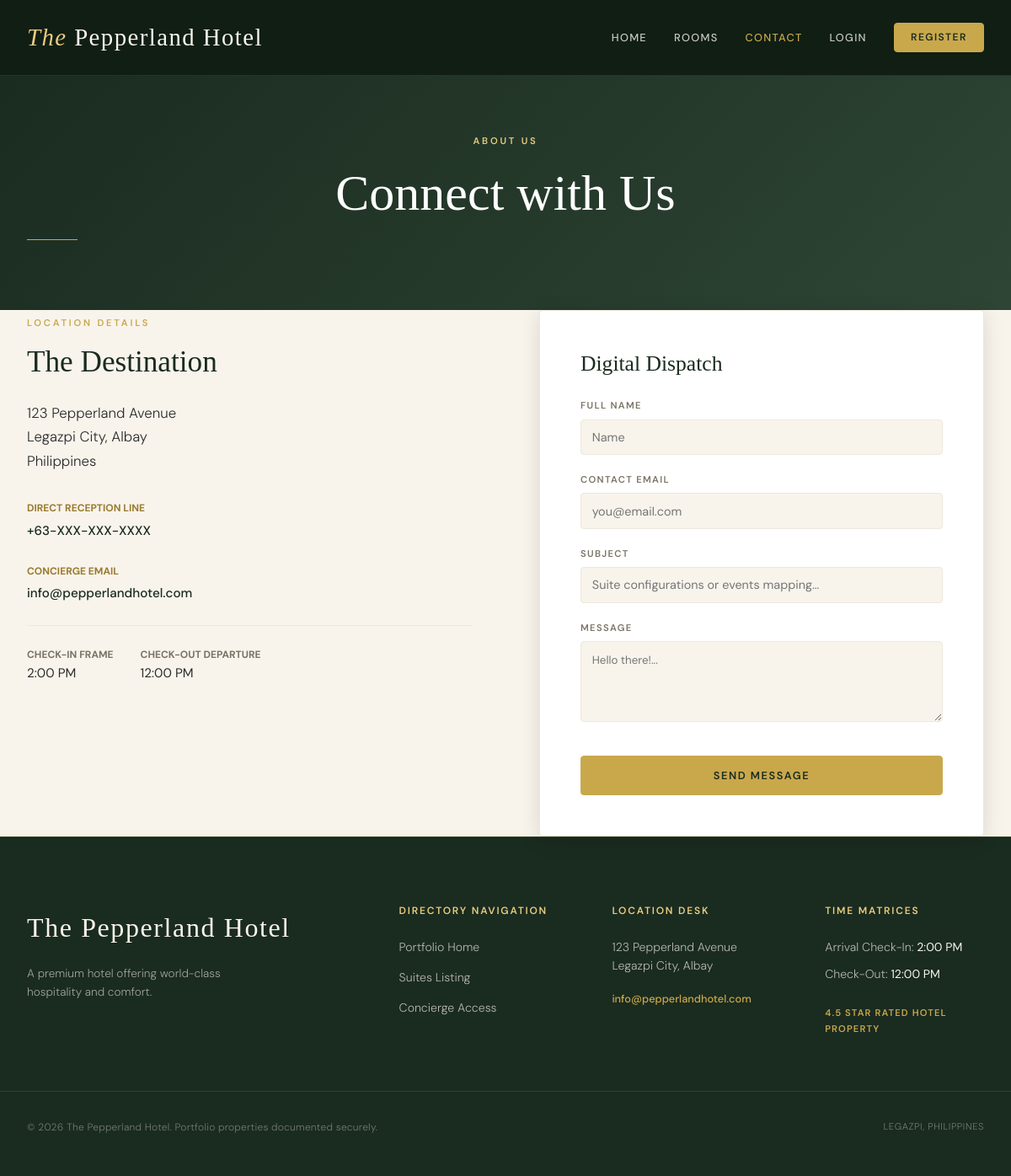
The page /contact.php on the database its author committed.
### tables this page shows
CREATE TABLE hotel_profile
(
    profile_id       INT           NOT NULL AUTO_INCREMENT,
    hotel_name       VARCHAR(150)  NOT NULL DEFAULT 'The Pepperland Hotel',
    description      TEXT,
    star_rating      DECIMAL(2,1),
    contact_email    VARCHAR(150),
    contact_phone    VARCHAR(20),
    website_url      VARCHAR(255),
    street_address   VARCHAR(255)  NOT NULL,
    city             VARCHAR(100)  NOT NULL,
    province         VARCHAR(100)  NOT NULL,
    country          VARCHAR(100)  NOT NULL,
    postal_code      VARCHAR(20),
    check_in_time    TIME,
    check_out_time   TIME,

    PRIMARY KEY (profile_id)
);

### api/config.php (called while the page is built, shortened)
<?php
function h(string $str): string
{
    return htmlspecialchars($str, ENT_QUOTES, 'UTF-8');
}

### contact.php (the view, shortened to what this page needs)
<?php
    require_once __DIR__ . '/includes/header.php';
    $stmt = $pdo->query("SELECT * FROM hotel_profile LIMIT 1");
    $hotel = $stmt->fetch() ?: [];
    ?>
    <div style="background: linear-gradient(135deg, var(--forest) 0%, var(--forest-mid) 100%); padding: 5rem 0 4rem; text-align: center;">
        <div class="container">
            <span class="section-label" style="color: var(--gold-light);">About us</span>
            <h1 style="color: var(--white); font-weight: 300;">Connect with Us</h1>
            <div class="gold-line center"></div>
        </div>
    </div>
    <div class="container section" style="display: grid; grid-template-columns: 1fr 1fr; gap: 5rem; align-items: start;">
        <div>
            <span class="section-label">Location Details</span>
            <h3 style="font-family: var(--font-display); font-size: 2.2rem; margin-bottom: 1.5rem; font-weight: 300;">The Destination</h3>
            <?php if ($hotel): ?>
                <p style="font-size: 1.05rem; margin-bottom: 2rem; font-weight: 300;">
                    <?= h($hotel['street_address']) ?><br>
                    <?= h($hotel['city']) ?>, <?= h($hotel['province']) ?><br>
                    <?= h($hotel['country']) ?>
                </p>
                <div style="margin-bottom: 1.5rem; font-size: 0.95rem;">
                    <strong style="display:block; text-transform:uppercase; font-size:0.75rem; color:var(--gold-dark); margin-bottom:0.25rem;">Direct Reception Line</strong>
                    <a href="tel:<?= h($hotel['contact_phone']) ?>" style="color: var(--forest); font-weight: 500;"><?= h($hotel['contact_phone']) ?></a>
                </div>
                <div style="margin-bottom: 1.5rem; font-size: 0.95rem;">
                    <strong style="display:block; text-transform:uppercase; font-size:0.75rem; color:var(--gold-dark); margin-bottom:0.25rem;">Concierge Email</strong>
                    <a href="mailto:<?= h($hotel['contact_email']) ?>" style="color: var(--forest); font-weight: 500;"><?= h($hotel['contact_email']) ?></a>
                </div>
                <div style="margin-bottom: 1.5rem; font-size: 0.95rem; border-top: 1px solid var(--cream-dark); padding-top: 1.5rem; display: flex; gap: 2rem;">
                    <div>
                        <strong style="display:block; text-transform:uppercase; font-size:0.75rem; color:var(--muted);">Check-In Frame</strong>
                        <span><?= h(date('g:i A', strtotime($hotel['check_in_time']))) ?></span>
                    </div>
                    <div>
                        <strong style="display:block; text-transform:uppercase; font-size:0.75rem; color:var(--muted);">Check-Out Departure</strong>
                        <span><?= h(date('g:i A', strtotime($hotel['check_out_time']))) ?></span>
                    </div>
                </div>
            <?php else: ?>
                <p class="text-muted" style="font-style: italic;">Run into a problem. Please try again later.</p>
            <?php endif; ?>
        </div>
        <div style="background: var(--white); padding: 3rem; border-radius: var(--radius); box-shadow: var(--shadow-md); border: 1px solid var(--cream-dark);">
            <h3 style="font-family: var(--font-display); font-size: 1.6rem; margin-bottom: 1.5rem;">Digital Dispatch</h3>
            <div id="contactForm">
                <div class="qb-field" style="margin-bottom: 1.25rem;">
                    <label for="name">Full Name</label>
                    <input type="text" id="name" placeholder="Name">
                </div>
                <div class="qb-field" style="margin-bottom: 1.25rem;">
                    <label for="email">Contact Email</label>
                    <input type="email" id="email" placeholder="you@email.com" required>
                </div>
                <div class="qb-field" style="margin-bottom: 1.25rem;">
                    <label for="subject">Subject</label>
                    <input type="text" id="subject" placeholder="Suite configurations or events mapping...">
                </div>
                <div class="qb-field" style="margin-bottom: 2rem;">
                    <label for="message">Message</label>
                    <textarea id="message" rows="4" style="width:100%; padding:0.8rem; border:1px solid var(--cream-dark); background:var(--cream); font-family:var(--font-body); border-radius:var(--radius); outline:none;" placeholder="Hello there!..."></textarea>
                </div>
                <button class="btn btn-gold" id="sendBtn" style="width: 100%; text-align: center; padding: 0.9rem;">Send Message</button>
            </div>
        </div>
    </div>
<?php require_once __DIR__ . '/includes/footer.php'; ?>

### includes/footer.php (shortened to what this page needs)
<?php
$hotelProfile = [];
if (!empty($pdo))
{
    $stmt = $pdo->query("SELECT * FROM hotel_profile LIMIT 1");
    $hotelProfile = $stmt->fetch() ?: [];
}
?>
<footer class="site-footer" style="background: var(--forest); color: var(--cream); border-top: 1px solid rgba(201,168,76,0.15); padding: 5rem 0 3rem; font-size: 0.88rem; font-weight: 300;">
    <div class="footer-inner container" style="display: grid; grid-template-columns: 2fr repeat(3, 1fr); gap: 4rem; margin-bottom: 4rem;">
        <div class="footer-col">
            <p class="footer-brand" style="font-family: var(--font-display); font-size: 2rem; color: var(--cream); margin-bottom: 1rem; font-weight: 400; letter-spacing: 0.05em;">
                The Pepperland Hotel
            </p>
            <p class="footer-tagline" style="color: rgba(248,244,236,0.6); max-width: 280px; font-size: 0.85rem; line-height: 1.6;">
                <?= h($hotelProfile['description'] ?? 'Curated hospitality tailored expertly against the scenic architecture of Albay province.') ?>
            </p>
        </div>
        <div class="footer-col">
            <h4 style="color: var(--gold-light); font-family: var(--font-body); font-size: 0.75rem; text-transform: uppercase; letter-spacing: 0.15em; margin-bottom: 1.5rem; font-weight: 600;">Directory Navigation</h4>
            <ul style="display: flex; flex-direction: column; gap: 0.75rem;">
                <li><a href="<?= BASE_URL ?>/index.php" style="color: rgba(248,244,236,0.7); transition: var(--transition);">Portfolio Home</a></li>
                <li><a href="<?= BASE_URL ?>/rooms.php" style="color: rgba(248,244,236,0.7); transition: var(--transition);">Suites Listing</a></li>
                <li><a href="<?= BASE_URL ?>/contact.php" style="color: rgba(248,244,236,0.7); transition: var(--transition);">Concierge Access</a></li>
            </ul>
        </div>
        <div class="footer-col">
            <h4 style="color: var(--gold-light); font-family: var(--font-body); font-size: 0.75rem; text-transform: uppercase; letter-spacing: 0.15em; margin-bottom: 1.5rem; font-weight: 600;">Location Desk</h4>
            <?php if ($hotelProfile): ?>
                <p style="color: rgba(248,244,236,0.7); line-height: 1.6; margin-bottom: 1rem;">
                    <?= h($hotelProfile['street_address']) ?><br>
                    <?= h($hotelProfile['city']) ?>, <?= h($hotelProfile['province']) ?>
                </p>
                <p style="margin: 0;"><a href="mailto:<?= h($hotelProfile['contact_email']) ?>" style="color: var(--gold); font-size: 0.8rem; font-weight: 500;"><?= h($hotelProfile['contact_email']) ?></a></p>
            <?php endif; ?>
        </div>
        <div class="footer-col">
            <h4 style="color: var(--gold-light); font-family: var(--font-body); font-size: 0.75rem; text-transform: uppercase; letter-spacing: 0.15em; margin-bottom: 1.5rem; font-weight: 600;">Time Matrices</h4>
            <?php if ($hotelProfile): ?>
                <p style="color: rgba(248,244,236,0.7); margin-bottom: 0.5rem;">Arrival Check-In: <span style="color: var(--cream); font-weight: 400;"><?= h(date('g:i A', strtotime($hotelProfile['check_in_time']))) ?></span></p>
                <p style="color: rgba(248,244,236,0.7); margin-bottom: 1.5rem;">Check-Out: <span style="color: var(--cream); font-weight: 400;"><?= h(date('g:i A', strtotime($hotelProfile['check_out_time']))) ?></span></p>
            <?php endif; ?>
            <p style="color: var(--gold); font-size: 0.7rem; text-transform: uppercase; letter-spacing: 0.1em; font-weight: 600;">
                <?php
                $stars = $hotelProfile['star_rating'] ?? 0;
                echo $stars ? h($stars) . ' Star Rated Hotel Property' : '';
                ?>
            </p>
        </div>
    </div>
    <div class="footer-bottom container" style="border-top: 1px solid rgba(248,244,236,0.1); padding-top: 2rem; display: flex; justify-content: space-between; font-size: 0.75rem; color: rgba(248,244,236,0.4); letter-spacing: 0.02em;">
        <p>&copy; <?= date('Y') ?> The Pepperland Hotel. Portfolio properties documented securely.</p>
        <p style="text-transform: uppercase; font-size: 0.7rem; letter-spacing: 0.05em;">Legazpi, Philippines</p>
    </div>
</footer>
</body>
</html>

### assets/css/main.css (style rules this page uses)
:root { --gold: #C9A84C; --gold-light: #E8CC80; --gold-dark: #9A7B2F; --forest: #1A2B1F; --forest-mid: #2E4535; --cream: #F8F4EC; --cream-dark: #EDE8DC; --charcoal: #2C2C2C; --muted: #7A7265; --white: #FFFFFF; --danger: #C0392B; --success: #27AE60; --warning: #D4A017; --font-display: 'Cormorant Garamond', Georgia, serif; --font-body: 'DM Sans', system-ui, sans-serif; --radius: 4px; --shadow-sm: 0 2px 8px rgba(0,0,0,0.08); --shadow-md: 0 4px 24px rgba(0,0,0,0.12); --shadow-lg: 0 8px 48px rgba(0,0,0,0.18); --transition: all 0.3s ease; }
*, *::before, *::after { box-sizing: border-box; margin: 0; padding: 0; }
html { scroll-behavior: smooth; font-size: 16px; }
body { font-family: var(--font-body); background: var(--cream); color: var(--charcoal); line-height: 1.7; overflow-x: hidden; padding-top: 4.5rem; }
a { color: inherit; text-decoration: none; }
ul { list-style: none; }
h1, h2, h3, h4, h5 { font-family: var(--font-display); font-weight: 400; line-height: 1.2; color: var(--forest); }
h1 { font-size: clamp(2.5rem, 5vw, 4rem); }
h3 { font-size: clamp(1.3rem, 2.5vw, 1.8rem); }
h4 { font-size: 1.2rem; }
.section-label { display: inline-block; font-family: var(--font-body); font-size: 0.7rem; font-weight: 600; letter-spacing: 0.25em; text-transform: uppercase; color: var(--gold); margin-bottom: 1rem; }
.gold-line { width: 60px; height: 1px; background: var(--gold); margin: 1.2rem 0; }
.center { text-align: center; }
.btn { display: inline-block; padding: 0.8rem 2rem; font-family: var(--font-body); font-size: 0.8rem; font-weight: 600; letter-spacing: 0.12em; text-transform: uppercase; border-radius: var(--radius); border: 1px solid transparent; cursor: pointer; transition: var(--transition); }
.btn-gold { background: var(--gold); color: var(--forest); border-color: var(--gold); }
.qb-field label { display: block; font-size: 0.7rem; font-weight: 600; letter-spacing: 0.12em; text-transform: uppercase; color: var(--muted); margin-bottom: 0.4rem; }
.qb-field input, .qb-field select { width: 100%; padding: 0.7rem 0.8rem; border: 1px solid var(--cream-dark); border-radius: var(--radius); font-family: var(--font-body); font-size: 0.9rem; background: var(--cream); color: var(--charcoal); outline: none; transition: var(--transition); appearance: none; }
.section { padding: 6rem 0; }
.container { max-width: 1200px; margin: 0 auto; padding: 0 2rem; }

### rows shown on the page
hotel_profile: street_address "123 Pepperland Avenue", city "Legazpi City", province "Albay", country "Philippines", contact_phone "+63-XXX-XXX-XXXX", contact_email "info@pepperlandhotel.com", check_in_time "2:00 PM", check_out_time "12:00 PM", description "A premium hotel offering world-class hospitality and comfort.", star_rating "4.5"
